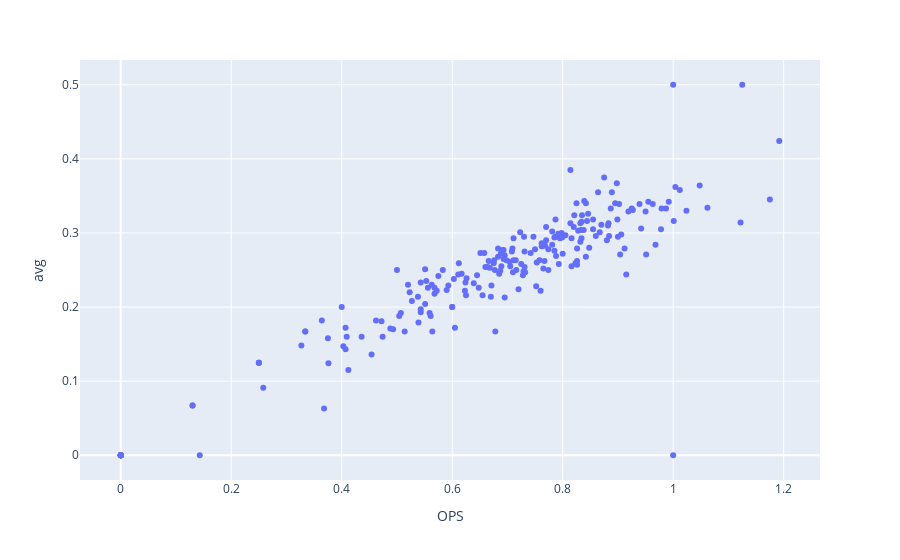

Source (notebook cell):
### Code cell
import plotly.express as px

fig = px.scatter(b_2018, x='OPS', y='avg', labels = '타율')

# 차트 표시
fig.show()

# fig = plt.figure(figsize = (10, 10))
# fig.subplots()

### Figure 1 — Plotly figure (JSON) as saved in the notebook; plotly's stock layout.template omitted (floating-point values rounded to 4 significant figures; data arrays with more than 128 entries replaced by an {"elided": "..."} marker saying what was removed)
{"data": [{"hovertemplate": "OPS=%{x}<br>avg=%{y}<extra></extra>", "legendgroup": "", "marker": {"color": "#636efa", "symbol": "circle"}, "mode": "markers", "name": "", "orientation": "v", "showlegend": false, "type": "scatter", "x": {"elided": "227 float values"}, "xaxis": "x", "y": {"elided": "227 float values"}, "yaxis": "y"}], "layout": {"autosize": true, "legend": {"tracegroupgap": 0}, "margin": {"t": 60}, "xaxis": {"anchor": "y", "autorange": true, "domain": [0, 1], "range": [-0.06977, 1.262], "title": {"text": "OPS"}, "type": "linear"}, "yaxis": {"anchor": "x", "autorange": true, "domain": [0, 1], "range": [-0.03871, 0.5387], "title": {"text": "avg"}, "type": "linear"}}}
